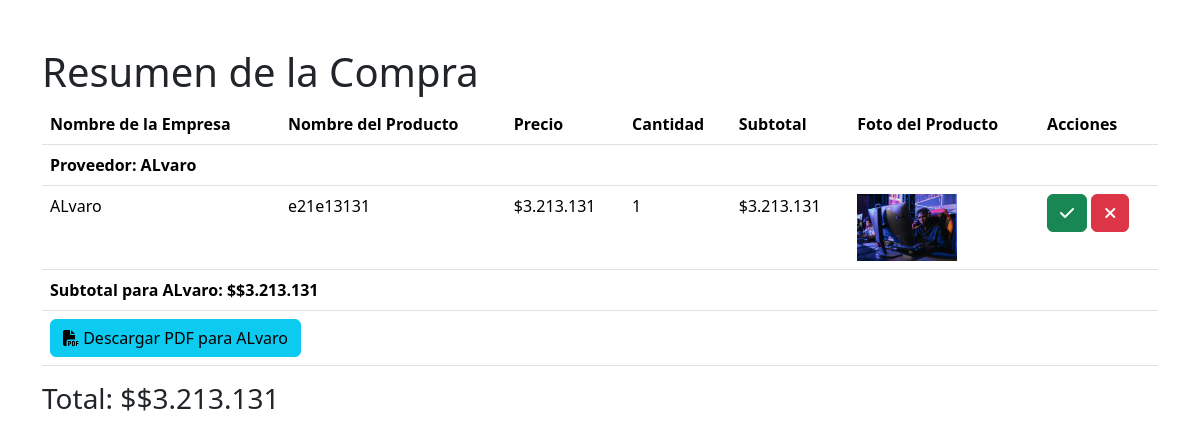
Page /resumen_compra/ (signed in) on the earlier database version.
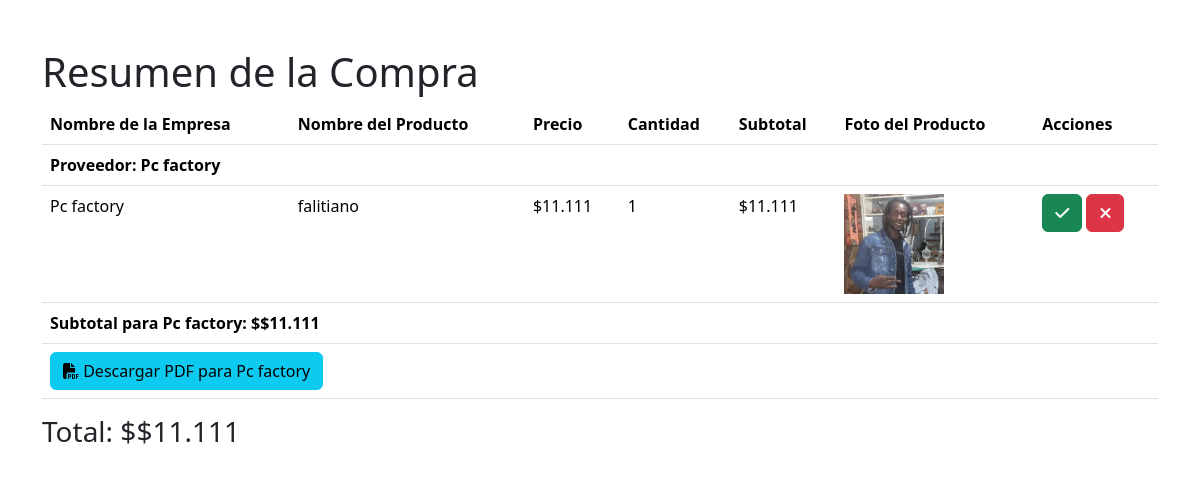
Same page on the later database version.
### menu/models.py (models this page shows, shortened)
class Proveedor(models.Model):
    id_proveedor = models.AutoField(primary_key=True, editable=False)
    rut_empresa = models.CharField(max_length=13, verbose_name='RUT de la Empresa')
    nombre_empresa = models.CharField(max_length=100, verbose_name='Nombre de la Empresa')
    representante_legal = models.CharField(max_length=100, verbose_name='Representante Legal', default="")
    contacto_empresa = models.CharField(max_length=50, verbose_name='Contacto de la Empresa')
    direccion_proveedor = models.CharField(max_length=255, verbose_name='Dirección', default="sin direccion")
    email_proveedor = models.EmailField(max_length=70, unique=True, null=True, blank=True)

class ProveedorCarritoItem(models.Model):
    carrito = models.ForeignKey(ProveedorCarrito, on_delete=models.CASCADE)
    producto = models.ForeignKey(ProductosProveedor, on_delete=models.CASCADE)
    cantidad = models.IntegerField(default=1)
    cantidad_llegada=  models.IntegerField(default=0)
    agregado_en = models.DateTimeField(default=timezone.now)
    aceptado = models.BooleanField(default=False)

class ProductosProveedor(models.Model):
    proveedor = models.ForeignKey(Proveedor, on_delete=models.CASCADE, related_name='productos')
    nombre_producto = models.CharField(max_length=100, verbose_name='Nombre del Producto')
    foto_producto = models.ImageField(upload_to='productos_proveedor/', verbose_name='Foto del Producto')
    precio_costo = models.DecimalField(max_digits=10, decimal_places=2, verbose_name='Precio de Costo')

### menu/views.py (the view)
# urls.py: path('resumen_compra/', views.resumen_compra, name='resumen_compra'),
@login_required
def resumen_compra(request):
    carrito, created = ProveedorCarrito.objects.get_or_create(usuario=request.user)
    items = ProveedorCarritoItem.objects.filter(carrito=carrito)
    total = sum(item.producto.precio_costo * item.cantidad for item in items)
    items_by_proveedor = {}
    subtotales_by_proveedor = {}
    for item in items:
        proveedor = item.producto.proveedor
        if proveedor not in items_by_proveedor:
            items_by_proveedor[proveedor] = []
            subtotales_by_proveedor[proveedor] = 0
        items_by_proveedor[proveedor].append(item)
        subtotales_by_proveedor[proveedor] += item.producto.precio_costo * item.cantidad
    return render(request, 'resumen_compra.html', {
        'items_by_proveedor': items_by_proveedor,
        'subtotales_by_proveedor': subtotales_by_proveedor,
        'total': total
    })

### menu/context_processors.py (called while the page is built)
def carrito_items_count(request):
    if request.user.is_authenticated:
        try:
            carrito = Carrito.objects.get(usuario=request.user)
            count = CarritoItem.objects.filter(carrito=carrito).count()
        except Carrito.DoesNotExist:
            count = 0
    else:
        count = 0
    return {
        'carrito_items_count': count
    }

### menu/templatetags/custom_filters.py (called while the page is built)
@register.filter(name='format_price')
def format_price(value):
    return "${:,.0f}".format(value).replace(',', '.')

@register.filter
def multiply(value, arg):
    return value * arg

@register.filter(name='get_value')
def get_value(dictionary, key):
    return dictionary.get(key, 0)

### menu/templates/resumen_compra.html (shortened to what this page needs)
{% load custom_filters %}
<!DOCTYPE html>
<html lang="en">
<head>
    <link href="https://cdn.jsdelivr.net/npm/bootstrap@5.3.3/dist/css/bootstrap.min.css" rel="stylesheet">
    <link href="https://cdn.jsdelivr.net/npm/bootstrap@5.3.3/dist/css/bootstrap.min.css" rel="stylesheet">
    <link rel="stylesheet" href="https://cdn.jsdelivr.net/npm/sweetalert2@11/dist/sweetalert2.min.css">
</head>
<body>
    <div class="container mt-5">
        <h1>Resumen de la Compra</h1>
        <table class="table">
            <thead>
                <tr>
                    <th>Nombre de la Empresa</th>
                    <th>Nombre del Producto</th>
                    <th>Precio</th>
                    <th>Cantidad</th>
                    <th>Subtotal</th>
                    <th>Foto del Producto</th>
                    <th>Acciones</th>
                </tr>
            </thead>
            <tbody>
                {% for proveedor, productos in items_by_proveedor.items %}
                <tr>
                    <td colspan="7"><strong>Proveedor: {{ proveedor.nombre_empresa }}</strong></td>
                </tr>
                {% for item in productos %}
                <tr>
                    <td>{{ item.producto.proveedor.nombre_empresa }}</td>
                    <td>{{ item.producto.nombre_producto }}</td>
                    <td>{{ item.producto.precio_costo|format_price }}</td>
                    <td>{{ item.cantidad }}</td>
                    <td>{{ item.cantidad|multiply:item.producto.precio_costo|format_price }}</td>
                    <td><img src="{{ item.producto.foto_producto.url }}" alt="{{ item.producto.nombre_producto }}" width="100"></td>
                    <td>
                        {% if forloop.first %}
                        <a href="{% url 'aceptar_producto' proveedor.id_proveedor %}" class="btn btn-success"><i class="fa-solid fa-check"></i></a>
                        <button class="btn btn-danger btn-delete" data-id="{{ item.id }}"><i class="fa-solid fa-xmark"></i></button>
                        {% endif %}
                    </td>
                </tr>
                {% endfor %}
                <tr>
                    <td colspan="7"><strong>Subtotal para {{ proveedor.nombre_empresa }}: ${{ subtotales_by_proveedor|get_value:proveedor|format_price }}</strong></td>
                </tr>
                <tr>
                    <td colspan="7">
                        <a href="{% url 'descargar_pdf' proveedor.id_proveedor %}" class="btn btn-info"><i class="fa-solid fa-file-pdf"></i> Descargar PDF para {{ proveedor.nombre_empresa }}</a>
                    </td>
                </tr>
                {% endfor %}
            </tbody>
        </table>
        <h3>Total: ${{ total|format_price }}</h3>
    </div>
</body>
</html>

Differences in the rows shown:
no longer on this page (row unchanged): Proveedor: nombre_empresa "ALvaro", id_proveedor "$3.213.131"
removed ProveedorCarritoItem: producto.proveedor.nombre_empresa "ALvaro", producto.nombre_producto "e21e13131", producto.precio_costo "$3.213.131", cantidad "1", cantidad|multiply "$3.213.131", producto.foto_producto (picture)
now on this page (row unchanged): Proveedor: nombre_empresa "Pc factory", id_proveedor "$11.111"
added ProveedorCarritoItem: producto.proveedor.nombre_empresa "Pc factory", producto.nombre_producto "falitiano", producto.precio_costo "$11.111", cantidad "1", cantidad|multiply "$11.111", producto.foto_producto (picture)
Other differences:
{{ total|format_price }}: "$3.213.131" → "$11.111"
